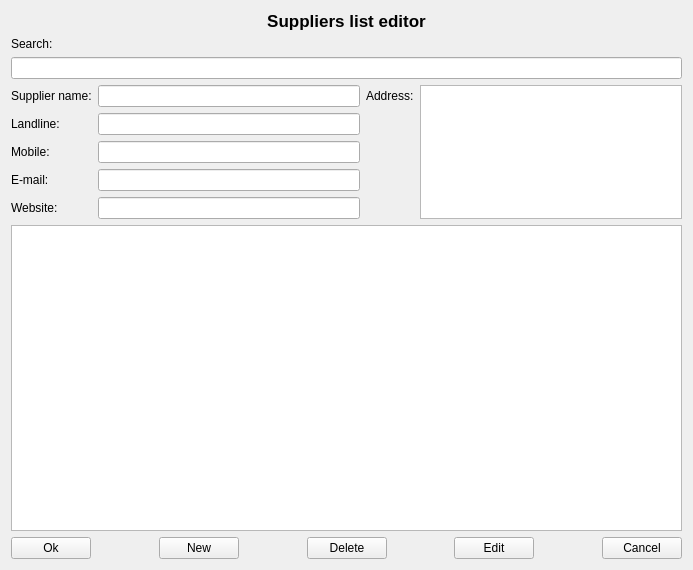
<?xml version="1.0" encoding="UTF-8"?>
<ui version="4.0">
 <class>AtpSuppliersList</class>
 <widget class="QWidget" name="AtpSuppliersList">
  <property name="geometry">
   <rect>
    <x>0</x>
    <y>0</y>
    <width>693</width>
    <height>570</height>
   </rect>
  </property>
  <property name="windowTitle">
   <string>Form</string>
  </property>
  <layout class="QGridLayout" name="gridLayout">
   <item row="1" column="0">
    <widget class="QLabel" name="label_2">
     <property name="text">
      <string>Search:</string>
     </property>
    </widget>
   </item>
   <item row="3" column="0">
    <widget class="QLabel" name="label_3">
     <property name="text">
      <string>Supplier name:</string>
     </property>
    </widget>
   </item>
   <item row="3" column="1">
    <widget class="QLineEdit" name="editName"/>
   </item>
   <item row="3" column="2">
    <widget class="QLabel" name="label">
     <property name="text">
      <string>Address:</string>
     </property>
    </widget>
   </item>
   <item row="3" column="3" rowspan="5">
    <widget class="QPlainTextEdit" name="editAddress"/>
   </item>
   <item row="4" column="0">
    <widget class="QLabel" name="label_4">
     <property name="text">
      <string>Landline:</string>
     </property>
    </widget>
   </item>
   <item row="4" column="1">
    <widget class="QLineEdit" name="editTel"/>
   </item>
   <item row="5" column="0">
    <widget class="QLabel" name="label_5">
     <property name="text">
      <string>Mobile:</string>
     </property>
    </widget>
   </item>
   <item row="5" column="1">
    <widget class="QLineEdit" name="editMob"/>
   </item>
   <item row="6" column="0">
    <widget class="QLabel" name="label_6">
     <property name="text">
      <string>E-mail:</string>
     </property>
    </widget>
   </item>
   <item row="6" column="1">
    <widget class="QLineEdit" name="editMail"/>
   </item>
   <item row="7" column="0">
    <widget class="QLabel" name="label_7">
     <property name="text">
      <string>Website:</string>
     </property>
    </widget>
   </item>
   <item row="7" column="1">
    <widget class="QLineEdit" name="editWeb"/>
   </item>
   <item row="9" column="0" colspan="4">
    <layout class="QHBoxLayout" name="horizontalLayout">
     <item>
      <widget class="QPushButton" name="buttonOk">
       <property name="text">
        <string>Ok</string>
       </property>
      </widget>
     </item>
     <item>
      <spacer name="horizontalSpacer">
       <property name="orientation">
        <enum>Qt::Horizontal</enum>
       </property>
       <property name="sizeHint" stdset="0">
        <size>
         <width>40</width>
         <height>20</height>
        </size>
       </property>
      </spacer>
     </item>
     <item>
      <widget class="QPushButton" name="buttonNew">
       <property name="text">
        <string>New</string>
       </property>
      </widget>
     </item>
     <item>
      <spacer name="horizontalSpacer_2">
       <property name="orientation">
        <enum>Qt::Horizontal</enum>
       </property>
       <property name="sizeHint" stdset="0">
        <size>
         <width>40</width>
         <height>20</height>
        </size>
       </property>
      </spacer>
     </item>
     <item>
      <widget class="QPushButton" name="buttonDelete">
       <property name="text">
        <string>Delete</string>
       </property>
      </widget>
     </item>
     <item>
      <spacer name="horizontalSpacer_3">
       <property name="orientation">
        <enum>Qt::Horizontal</enum>
       </property>
       <property name="sizeHint" stdset="0">
        <size>
         <width>40</width>
         <height>20</height>
        </size>
       </property>
      </spacer>
     </item>
     <item>
      <widget class="QPushButton" name="buttonEdit">
       <property name="text">
        <string>Edit</string>
       </property>
      </widget>
     </item>
     <item>
      <spacer name="horizontalSpacer_4">
       <property name="orientation">
        <enum>Qt::Horizontal</enum>
       </property>
       <property name="sizeHint" stdset="0">
        <size>
         <width>40</width>
         <height>20</height>
        </size>
       </property>
      </spacer>
     </item>
     <item>
      <widget class="QPushButton" name="buttonCancel">
       <property name="text">
        <string>Cancel</string>
       </property>
      </widget>
     </item>
    </layout>
   </item>
   <item row="8" column="0" colspan="4">
    <widget class="QTableView" name="tabeSuppliers"/>
   </item>
   <item row="2" column="0" colspan="4">
    <widget class="QLineEdit" name="editSearch"/>
   </item>
   <item row="0" column="0" colspan="4">
    <widget class="QLabel" name="label_8">
     <property name="font">
      <font>
       <pointsize>13</pointsize>
       <weight>75</weight>
       <bold>true</bold>
      </font>
     </property>
     <property name="text">
      <string>Suppliers list editor</string>
     </property>
     <property name="alignment">
      <set>Qt::AlignCenter</set>
     </property>
    </widget>
   </item>
  </layout>
 </widget>
 <tabstops>
  <tabstop>editSearch</tabstop>
  <tabstop>tabeSuppliers</tabstop>
  <tabstop>buttonOk</tabstop>
  <tabstop>editName</tabstop>
  <tabstop>editTel</tabstop>
  <tabstop>editMob</tabstop>
  <tabstop>editMail</tabstop>
  <tabstop>editWeb</tabstop>
  <tabstop>editAddress</tabstop>
  <tabstop>buttonNew</tabstop>
  <tabstop>buttonDelete</tabstop>
  <tabstop>buttonEdit</tabstop>
  <tabstop>buttonCancel</tabstop>
 </tabstops>
 <resources/>
 <connections/>
</ui>
